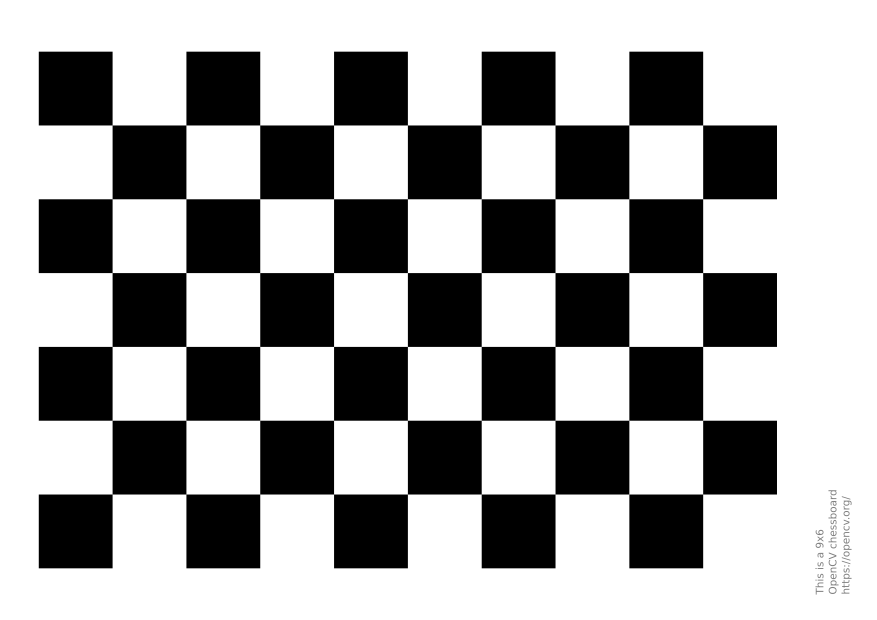
#> input picture CODE_AVEC_CORECTIF/pattern.png, 1754 x 1240 px (shown at 1/2 size)
$ python -i Plateau.py   (imports and definitions only)
#> lines starting #> are read from the running program, lines starting #| are printed output that depends on the picture; after the words box and inside, x2 and y2 are one past the last pixel; in counts of white or black regions, pixels touching at a corner belong together
#> further down, picture is the input picture: shape (1240, 1754, 3); min 0, max 255, mean 165.4
import cv2
import numpy as np

#Cherche le plus grand contour
# [21 lines left out: functions biggestContour, drawRectangle, not called in this run]

#Détecte le plateau
def detect_plateau(img):
    gray = cv2.cvtColor(img, cv2.COLOR_BGR2GRAY)
    blur = cv2.GaussianBlur(gray, (5,5), 0)
    edges = cv2.Canny(blur, 50, 150)
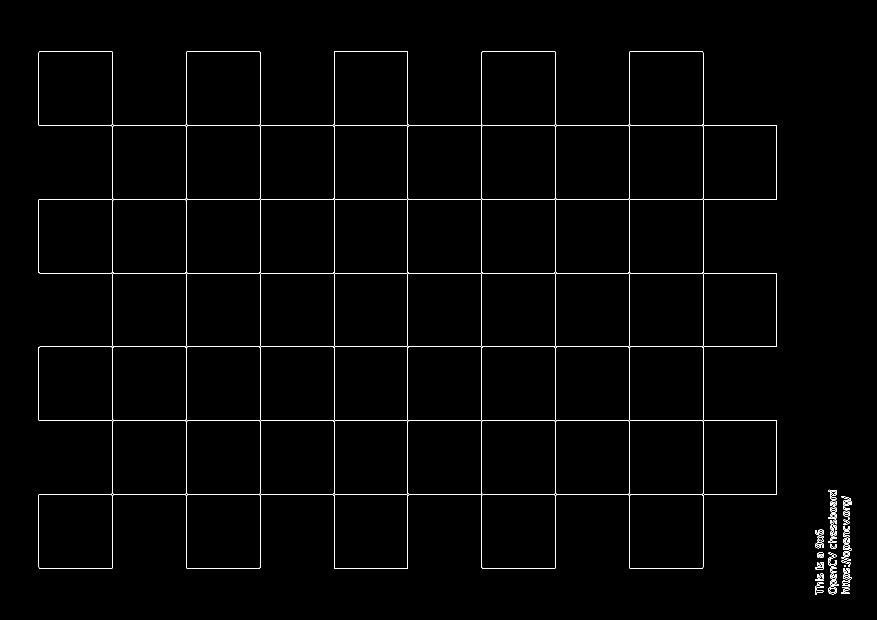
#> edges: shape (1240, 1754) (shown at 1/2 size); 1.1% white in thin lines or dots, all inside (x1, y1, x2, y2) = (77, 103, 1704, 1190)
    contours, _ = cv2.findContours(edges, cv2.RETR_EXTERNAL, cv2.CHAIN_APPROX_SIMPLE)
#> contours = 41 contours, 11 with area under 20; largest, box (x1, y1, x2, y2) and area: (77, 103, 1554, 1137) 1198962, (1657, 1013, 1674, 1038) 215, (1686, 1136, 1704, 1159) 208, (1656, 1172, 1674, 1189) 206, (1656, 1105, 1674, 1133) 188

    for cnt in contours:
        peri = cv2.arcLength(cnt, True)
        approx = cv2.approxPolyDP(cnt, 0.02 * peri, True)
        if len(approx) == 4:
            area = cv2.contourArea(cnt)
            if area > 10000:
                return True
#> this loop made 41 passes
#> (peri, approx, area) on pass 41: (8830.8, [[78, 103], [78, 1136], [1553, 988], [1405, 103]], 1198962.5)
#> peri on passes 1 to 6: 63.56, 57.46, 82.04, 233, 24.49, 26.49
    return False

#Recherche les dimensions du plateau
# [26 lines left out: function Dim_Plateau, not called in this run]

>>> import cv2
>>> picture = cv2.imread('pattern.png')
>>> result = detect_plateau(picture)
#> result = True
